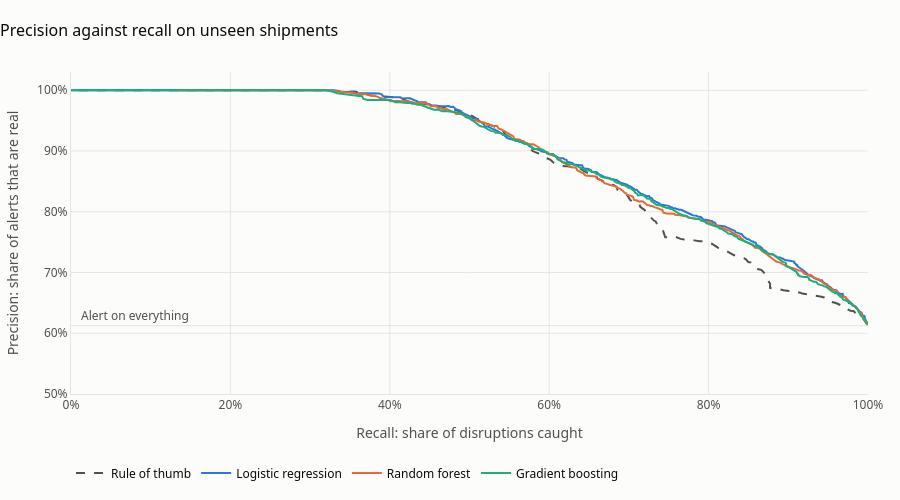

This figure's notebook cell:
### Code cell
from sklearn.metrics import precision_recall_curve

fig = go.Figure()
STEP = 8  # plot every 8th point to keep the notebook file small
precision, recall, _ = precision_recall_curve(y, rule_score)
fig.add_trace(go.Scatter(x=recall[::2], y=precision[::2], mode="lines", name="Rule of thumb",
                         line=dict(color=MUTED, width=2, dash="dash"),
                         hovertemplate="Rule of thumb<br>Recall %{x:.0%}<br>Precision %{y:.0%}<extra></extra>"))
for (name, p), color in zip(proba.items(), [BLUE, ORANGE, AQUA]):
    precision, recall, _ = precision_recall_curve(y, p)
    fig.add_trace(go.Scatter(x=recall[::STEP], y=precision[::STEP], mode="lines", name=name, line=dict(color=color, width=2),
                             hovertemplate=name + "<br>Recall %{x:.0%}<br>Precision %{y:.0%}<extra></extra>"))
fig.add_hline(y=y.mean(), line=dict(color=GRID, width=1))
fig.add_annotation(x=0.01, y=y.mean(), text="Alert on everything", showarrow=False, xanchor="left", yanchor="bottom",
                   font=dict(color=MUTED))
fig.update_xaxes(title_text="Recall: share of disruptions caught", tickformat=".0%", range=[0, 1])
fig.update_yaxes(title_text="Precision: share of alerts that are real", tickformat=".0%", range=[0.5, 1.03])
style(fig, "Precision against recall on unseen shipments", height=500)
fig.update_layout(legend=dict(orientation="h", y=-0.2, x=0, font=dict(color=INK)), margin=dict(b=100))
fig.show()

### Figure 1 — Plotly figure (JSON) as saved in the notebook; plotly's stock layout.template omitted (floating-point values rounded to 4 significant figures; data arrays with more than 128 entries replaced by an {"elided": "..."} marker saying what was removed)
{"data": [{"hovertemplate": "Rule of thumb<br>Recall %{x:.0%}<br>Precision %{y:.0%}<extra></extra>", "line": {"color": "#52514e", "dash": "dash", "width": 2}, "mode": "lines", "name": "Rule of thumb", "type": "scatter", "x": {"elided": "253 float values"}, "y": {"elided": "253 float values"}}, {"hovertemplate": "Logistic regression<br>Recall %{x:.0%}<br>Precision %{y:.0%}<extra></extra>", "line": {"color": "#2a78d6", "width": 2}, "mode": "lines", "name": "Logistic regression", "type": "scatter", "x": {"elided": "501 float values"}, "y": {"elided": "501 float values"}}, {"hovertemplate": "Random forest<br>Recall %{x:.0%}<br>Precision %{y:.0%}<extra></extra>", "line": {"color": "#eb6834", "width": 2}, "mode": "lines", "name": "Random forest", "type": "scatter", "x": {"elided": "439 float values"}, "y": {"elided": "439 float values"}}, {"hovertemplate": "Gradient boosting<br>Recall %{x:.0%}<br>Precision %{y:.0%}<extra></extra>", "line": {"color": "#1baf7a", "width": 2}, "mode": "lines", "name": "Gradient boosting", "type": "scatter", "x": {"elided": "380 float values"}, "y": {"elided": "380 float values"}}], "layout": {"annotations": [{"font": {"color": "#52514e"}, "showarrow": false, "text": "Alert on everything", "x": 0.01, "xanchor": "left", "y": 0.6125, "yanchor": "bottom"}], "font": {"color": "#52514e", "family": "Segoe UI, Arial, sans-serif", "size": 12}, "height": 500, "hoverlabel": {"bgcolor": "white", "font": {"color": "#0b0b0b"}}, "legend": {"font": {"color": "#0b0b0b"}, "orientation": "h", "x": 0, "y": -0.2}, "margin": {"b": 100, "l": 64, "r": 32, "t": 72}, "paper_bgcolor": "#fcfcfb", "plot_bgcolor": "#fcfcfb", "shapes": [{"line": {"color": "#e6e5e1", "width": 1}, "type": "line", "x0": 0, "x1": 1, "xref": "x domain", "y0": 0.6125, "y1": 0.6125, "yref": "y"}], "title": {"font": {"color": "#0b0b0b", "size": 16}, "text": "Precision against recall on unseen shipments", "x": 0, "xanchor": "left"}, "xaxis": {"gridcolor": "#e6e5e1", "linecolor": "#e6e5e1", "range": [0, 1], "tickformat": ".0%", "title": {"text": "Recall: share of disruptions caught"}, "zeroline": false}, "yaxis": {"gridcolor": "#e6e5e1", "linecolor": "#e6e5e1", "range": [0.5, 1.03], "tickformat": ".0%", "title": {"text": "Precision: share of alerts that are real"}, "zeroline": false}}}
